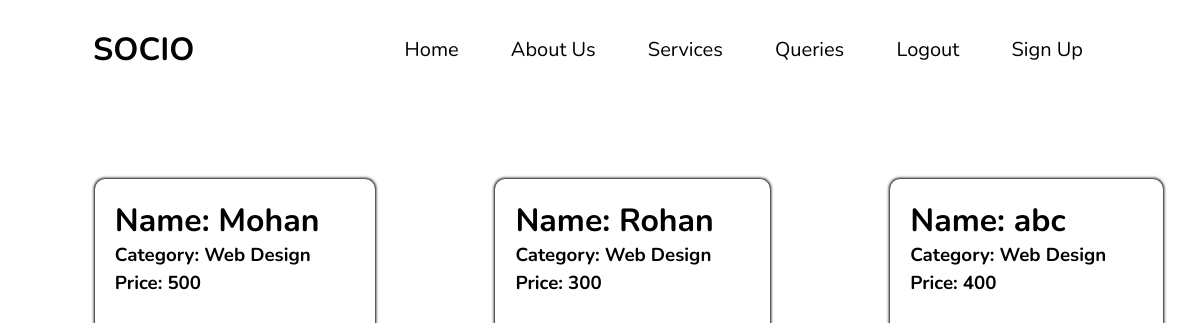
The app's page /webdesign_list/ (signed in) with its own data.
### socio_app/models.py (models this page shows, shortened)
class AddService(models.Model):
    name = models.CharField(max_length=200)
    category = models.CharField(max_length=50, choices=categories, default='Web Design')
    price = models.CharField(max_length=200)

### socio_app/views.py (the view)
# urls.py: path('webdesign_list/',views.webdesign_list, name='webdesign_list'),
@login_required
def webdesign_list(request):
    post = AddService.objects.all()
    result={'post':post}
    return render(request,'services/webdesign.html',result)

### socio_app/templates/services/webdesign.html (shortened to what this page needs)
{% extends 'main/base.html' %}
{% block content %}
<div id="page">
{% for item in post %}
    <div class = 'servicelist'>
        {% if item.category == 'Web Design' %}
            <div id="webdesigncontent">
            <article>
                <h1>Name: {{ item.name }}</h1>
                <h3>Category: {{ item.category }}</h3>
                <h3>Price: {{ item.price }}</h3>
            </article>
            </div>
        {% endif %}
    </div>
{% endfor %}
</div>
{% endblock %}

### socio_app/Static/Css/style.css (style rules this page uses)
* { margin:0; padding:0; box-sizing: border-box; }
html { font-size: 100%; }
body { font-family: "Nunito"; background-color:#FFFFFF; margin-top:6.25rem; }
h1 { font-size: 2rem; }
#page { margin: 7.5rem auto; max-width: 70.5rem ; display: flex; }
.servicelist { margin: 20px; padding: 10px; }
#webdesigncontent { margin: 1.8rem; width: 100%; height:12.5rem; box-shadow: 0 0 0.18rem 0.0625rem; border-radius: 0.625rem; cursor: pointer; padding: 1.25rem; border-radius: 0.625rem; cursor: pointer; }
#btn-login, #btn-submit, { border-radius: 10px; padding:5px; margin-bottom: 5px; background-color: #CF9FFF; cursor: pointer; box-shadow: 0 0 1px 1px; border: none; margin: 3px; }

### records on screen
AddService: name "Mohan", category "Web Design", price "500"
AddService: name "Rohan", category "Web Design", price "300"
AddService: name "abc", category "Web Design", price "400"
